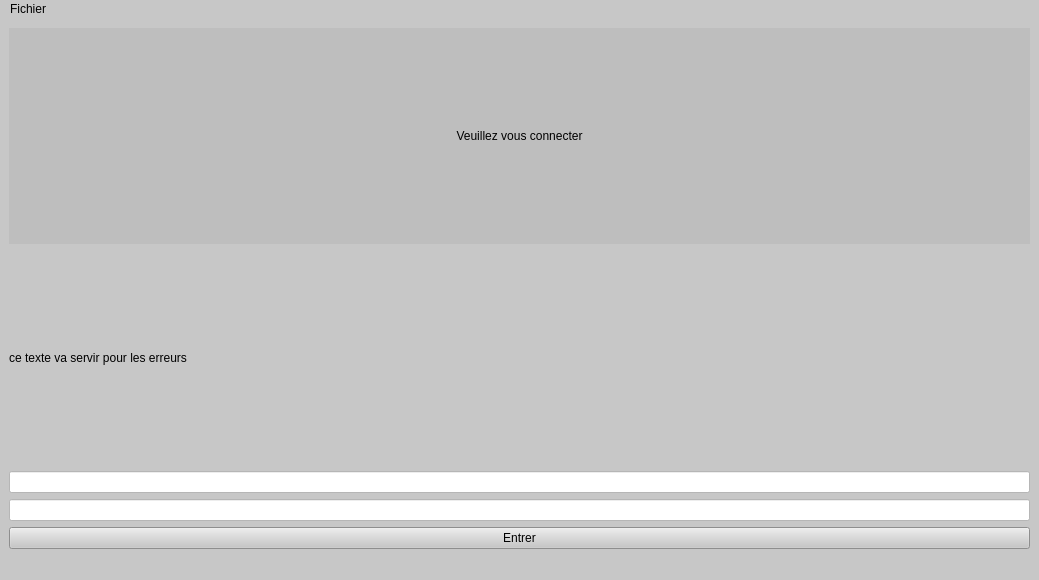
<?xml version="1.0" encoding="UTF-8"?>
<ui version="4.0">
 <class>MainWindow</class>
 <widget class="QMainWindow" name="MainWindow">
  <property name="geometry">
   <rect>
    <x>0</x>
    <y>0</y>
    <width>1039</width>
    <height>580</height>
   </rect>
  </property>
  <property name="windowTitle">
   <string>MainWindow</string>
  </property>
  <property name="styleSheet">
   <string notr="true">background-color: rgb(199, 199, 199);</string>
  </property>
  <widget class="QWidget" name="centralwidget">
   <layout class="QGridLayout" name="gridLayout">
    <item row="1" column="0">
     <widget class="QLabel" name="label_erreur">
      <property name="text">
       <string>ce texte va servir pour les erreurs </string>
      </property>
     </widget>
    </item>
    <item row="2" column="0">
     <widget class="QLineEdit" name="lineEdit_pseudo">
      <property name="styleSheet">
       <string notr="true">background-color: rgb(255, 255, 255);</string>
      </property>
      <property name="text">
       <string/>
      </property>
     </widget>
    </item>
    <item row="4" column="0">
     <widget class="QPushButton" name="pushButton">
      <property name="text">
       <string>Entrer</string>
      </property>
     </widget>
    </item>
    <item row="0" column="0">
     <widget class="QLabel" name="Label_connexion">
      <property name="mouseTracking">
       <bool>false</bool>
      </property>
      <property name="styleSheet">
       <string notr="true">background-color: rgb(190, 190, 190);
font: 700 9pt &quot;Times New Roman&quot;;
font: 22pt &quot;Segoe UI&quot;;</string>
      </property>
      <property name="text">
       <string>Veuillez vous connecter</string>
      </property>
      <property name="alignment">
       <set>Qt::AlignCenter</set>
      </property>
     </widget>
    </item>
    <item row="3" column="0">
     <widget class="QLineEdit" name="lineEdit_mdp">
      <property name="styleSheet">
       <string notr="true">background-color: rgb(255, 255, 255);</string>
      </property>
     </widget>
    </item>
   </layout>
  </widget>
  <widget class="QMenuBar" name="menubar">
   <property name="geometry">
    <rect>
     <x>0</x>
     <y>0</y>
     <width>1039</width>
     <height>26</height>
    </rect>
   </property>
   <widget class="QMenu" name="menuFichier">
    <property name="title">
     <string>Fichier</string>
    </property>
    <addaction name="actionQuitter"/>
   </widget>
   <addaction name="menuFichier"/>
  </widget>
  <widget class="QStatusBar" name="statusbar"/>
  <action name="actionQuitter">
   <property name="text">
    <string>Quitter</string>
   </property>
  </action>
 </widget>
 <resources/>
 <connections/>
</ui>
